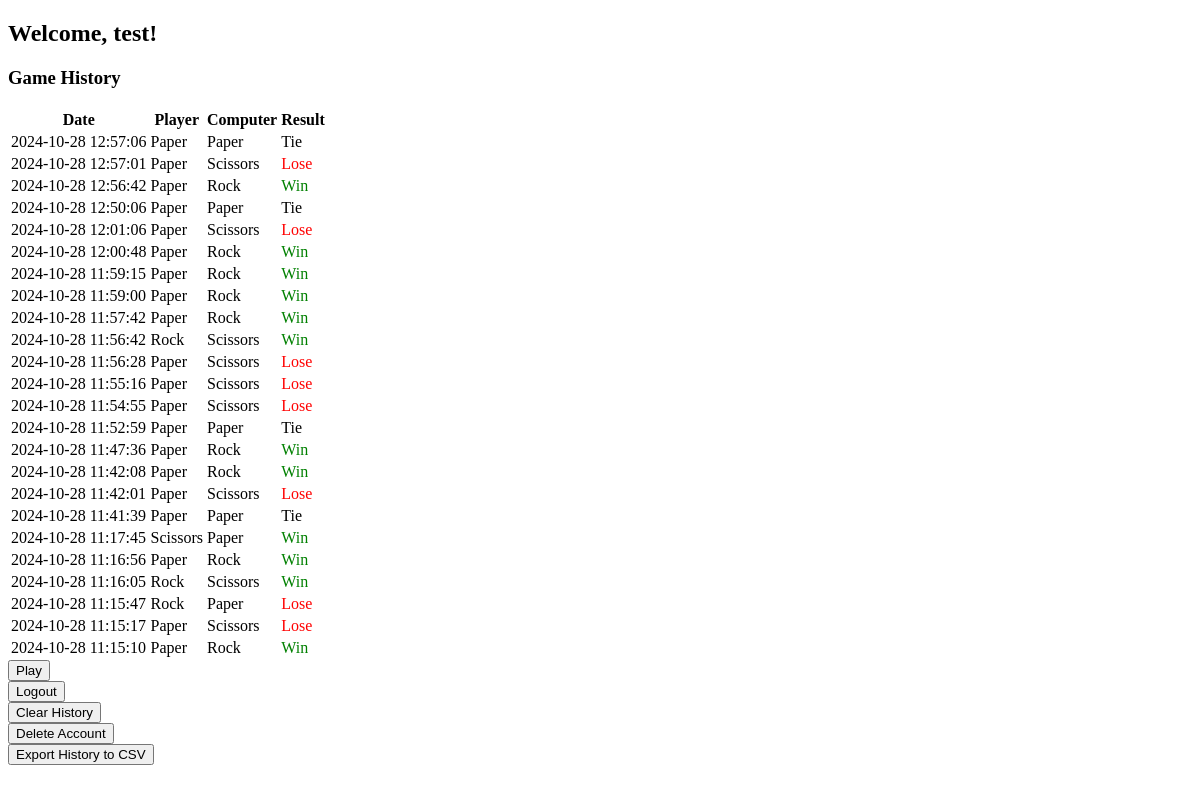
Page /profile (signed in) on the earlier database version.
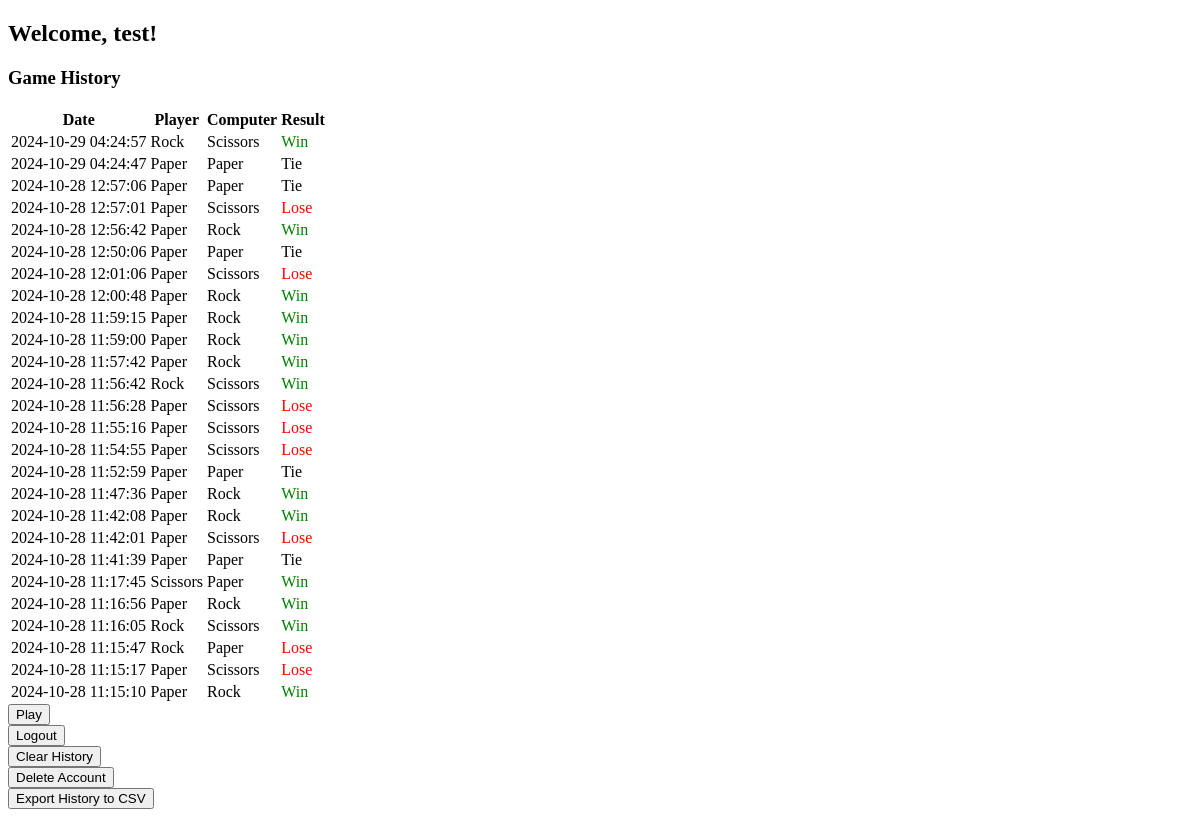
Same page on the later database version.
### models/models.py (models this page shows)
class User(db.Model, UserMixin):
    __tablename__ = 'users'
    id = db.Column(db.Integer, primary_key=True)
    username = db.Column(db.String(150), unique=True, nullable=False)
    password = db.Column(db.String(150), nullable=False)
    games = db.relationship('Game', backref='user', lazy=True)

class Game(db.Model):
    __tablename__ = 'games'
    id = db.Column(db.Integer, primary_key=True)
    user_id = db.Column(db.Integer, db.ForeignKey('users.id'), nullable=False)
    player_choice = db.Column(db.String(50), nullable=False)
    computer_choice = db.Column(db.String(50), nullable=False)
    result = db.Column(db.String(50), nullable=False)
    timestamp = db.Column(db.DateTime, default=lambda: datetime.now(timezone.utc))

### app.py (the view)
@app.route('/profile')
@login_required
def profile():
    user = User.query.get(current_user.id)
    games = Game.query.filter_by(user_id=user.id).order_by(Game.timestamp.desc())
    return render_template('profile.html', user=user, games=games)

### app.py (called while the page is built)
@login_manager.user_loader
def load_user(user_id):
    return User.query.get(int(user_id))

### templates/profile.html (shortened to what this page needs)
<!DOCTYPE html>
<html lang="en">
<head>
</head>
<body>
  <h2>Welcome, {{ user.username }}!</h2>
  <h3>Game History</h3>
  <table>
    <tr>
      <th>Date</th>
      <th>Player</th>
      <th>Computer</th>
      <th>Result</th>
    </tr>
    {% for game in games %}
    <tr>
      <td>{{ game.timestamp.strftime('%Y-%m-%d %H:%M:%S') }}</td>
      <td>{{ game.player_choice.capitalize() }}</td>
      <td>{{ game.computer_choice.capitalize() }}</td>
      <td>
        {% if 'Win' in game.result %}
            <span style="color:green">Win</span>
        {% elif 'Lose' in game.result %}
            <span style="color:red">Lose</span>
        {% elif 'Tie' in game.result %}
            <span>Tie</span>
        {% endif %}
      </td>
    </tr>
    {% endfor %}
  </table>
  <div>
    <form action="{{ url_for('home') }}" method="GET" class="play-form">
      <button type="submit" class="play-button">Play</button>
    </form>
   <form action="{{ url_for('logout') }}" method="GET">
     <button type="submit" class="logout-button">Logout</button>
   </form>
  </div>
  <form action="{{url_for('clear_history') }}" method="POST">
    <button type="submit">Clear History</button>
  </form>
  <form action="{{ url_for('delete_account') }}" method="POST">
    <button type="submit">Delete Account</button>
  </form>
  <a href="{{ url_for('export_history') }}" download>
    <button type="button">Export History to CSV</button>
  </a>
</body>
</html>

Differences in the rows shown:
added Game: timestamp "2024-10-29 04:24:57", player_choice "Rock", computer_choice "Scissors", result "Win"
added Game: timestamp "2024-10-29 04:24:47", player_choice "Paper", computer_choice "Paper", result "Tie"
